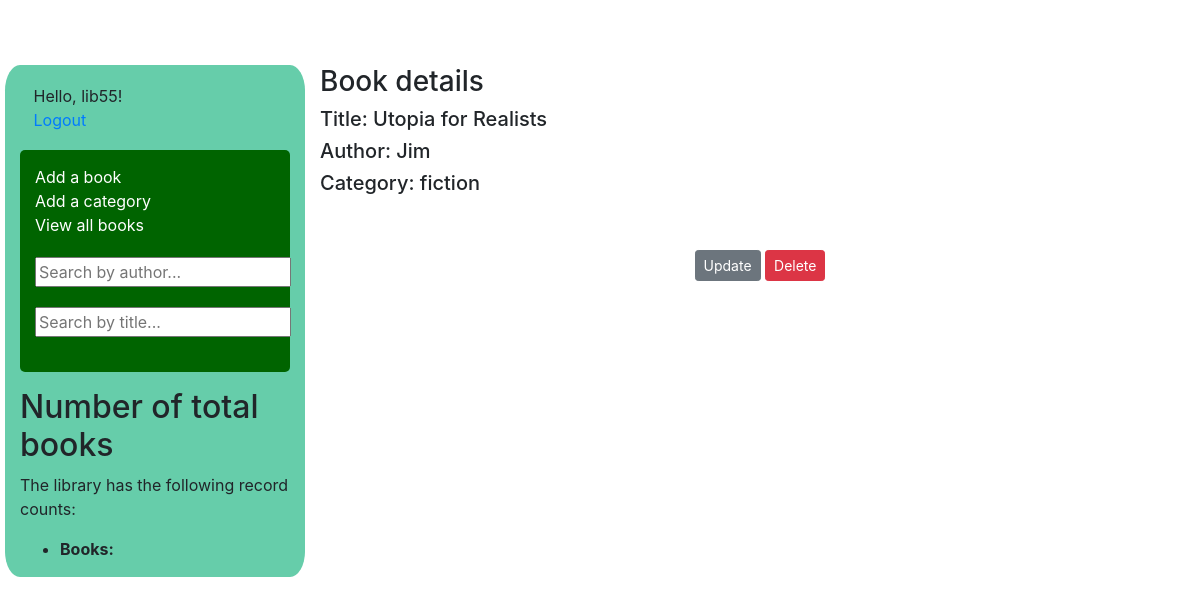
The app's page /view_book/1/ (signed in) with its own data.
### manager/models.py (models this page shows, shortened)
class User(AbstractUser):
    email = models.EmailField()
    is_student = models.BooleanField(default=False)
    is_librarian = models.BooleanField(default=False)

class Book(models.Model):
    book_id = models.AutoField(primary_key=True)
    title = models.CharField(max_length=200)
    author = models.CharField(max_length=200)
    category = models.ForeignKey(Category, on_delete=models.CASCADE)
    loaned = models.CharField(max_length=200, default='available')

class Category(models.Model):
    category_id = models.AutoField(primary_key=True)
    name = models.CharField(max_length=200,unique=True)
    def __str__(self):
        return self.name

### manager/views.py (the view)
# urls.py: path('view_book/<int:pk>/', ViewBook.as_view(template_name='view_book.html'), name='view_book'),
@method_decorator([login_required], name='dispatch')
class ViewBook(DetailView):
    model = Book
    template_name = 'view_book.html'
    context_object_name = 'book'

### manager/templates/view_book.html
{% extends "base.html" %}
{% block content %}
<h3> Book details <h3>
<h5>Title: {{ book.title }}</h5>
<h5>Author: {{ book.author }}</h5>
<h5>Category: {{ book.category }}</h5>
<div class="container-fluid" id="buttons">
{% if user.is_authenticated and user.is_librarian %}
<div>
    <a class="btn btn-secondary btn-sm mt-1 mb-1" href="{% url 'edit_book' object.pk %}">Update</a>
    <a class="btn btn-danger btn-sm mt-1 mb-1" href="{% url 'delete_book' object.pk %}">Delete</a>
</div>
{% elif user.is_authenticated and user.is_student %}
<form action="#">
    <input class="btn btn-primary" type="submit" value="Loan Book"/>
</form>
</div>
{% endif %}
{% endblock %}

### manager/templates/base.html (shortened to what this page needs)
<!DOCTYPE html>
<html lang="en">
<head>
  <link rel="stylesheet" href="https://cdn.jsdelivr.net/npm/bootstrap@4.5.3/dist/css/bootstrap.min.css">
  {% load static %}
  <link rel="stylesheet" href="{% static 'css/style.css' %}">
</head>
<body>
  <div class="container-fluid">
    <div class="row">
      <div class="col-sm-3">
      {% block sidebar %}
      <div class="" id="user_greeting">
      <div>Hello, {{ user.username|default:'Guest' }}!</div>
      {% if user.is_authenticated %}
      <div><a href="{% url 'logout' %}">Logout</a></div>
      {% else %}
      <div><a href="{% url 'login' %}">Log In</a></div>
      <div><a href="{% url 'signup' %}">Register</a></div>
      {% endif %}
      </div>
        <ul class="sidebar-nav">
          {% if user.is_authenticated and user.is_librarian %}
          <li><a href="{% url 'add_book' %}">Add a book</a></li>
          <li><a href="{% url 'add_category' %}">Add a category</a></li>
          <li><a href="{% url 'list_books' %}">View all books</a></li>
          {% elif user.is_authenticated and user.is_student %}
          <li><a href="{% url 'list_loaned' %}">View my profile</a></li>
          <li><a href="{% url 'list_books' %}">View all books</a></li>
          {% endif %}
          {% if user.is_authenticated %}
          <form class="searchbar" action="{% url 'search_by_author' %}" method="get">
            <input name="author" type="text" placeholder="Search by author...">
          </form>
           <form class="searchbar" action="{% url 'search_by_title' %}" method="get">
            <input name="title" type="text" placeholder="Search by title...">
          </form>
          {% endif %}
        </ul>
        <h2>Number of total books</h2>
  <p>The library has the following record counts:</p>
  <ul>
    <li><strong>Books:</strong> {{ num_books }}</li>
  </ul>
     {% endblock %}
      </div>
      <div class="col-sm-9 ">{% block content %}{% endblock %}</div>
    </div>
  </div>
</body>
</html>

### manager/static/css/style.css (style rules this page uses)
.sidebar-nav { background: darkgreen; border-radius: 5px; padding: 15px 15px; }
.sidebar-nav li { list-style-type: none; }
.sidebar-nav a { color:white; }
.container-fluid { padding-top: 5%; margin: 5px; }
#user_greeting { margin: 5px 0px; padding: 5%; }
.col-sm-3 { background-color: mediumaquamarine; border-radius: 5%; }
#buttons { display: flex; justify-content: space-around; }
.searchbar { margin-top: 20px; margin-bottom: 20px; }

### records on screen
User: username "lib55"
Book: title "Utopia for Realists", author "Jim", category "fiction"
